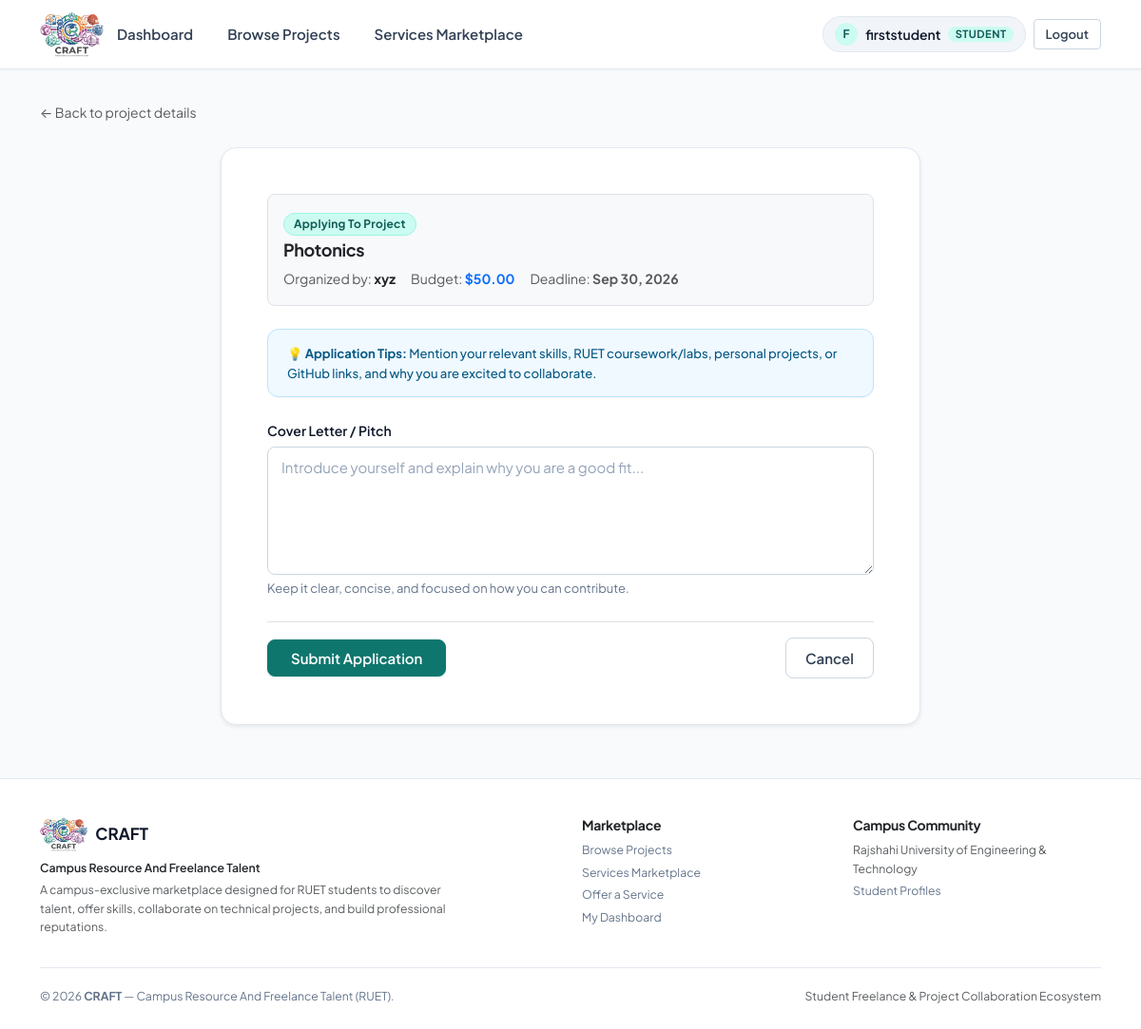
Screenshot of /applications/project/2/apply/ (signed in) with the database file from the repository.
### accounts/models.py (models this page shows, shortened)
class User(AbstractUser):
    class Role(models.TextChoices):
        STUDENT = 'student', 'Student'
        CLIENT = 'client', 'Client'
        ADMIN = 'admin', 'Admin'
    role = models.CharField(max_length=10, choices=Role.choices, default=Role.STUDENT)
    skills = models.CharField(max_length=255, blank=True, help_text="Comma separated skills")
    bio = models.TextField(blank=True)
    company_name = models.CharField(max_length=150, blank=True)
    @property
    def is_student(self):
        return self.role == self.Role.STUDENT
    @property
    def is_client(self):
        return self.role == self.Role.CLIENT
    @property
    def is_admin_role(self):
        return self.role == self.Role.ADMIN or self.is_superuser

### projects/models.py (models this page shows, shortened)
class Project(models.Model):
    class Status(models.TextChoices):
        OPEN = 'open', 'Open'
        CLOSED = 'closed', 'Closed'
    client = models.ForeignKey(
        settings.AUTH_USER_MODEL, on_delete=models.CASCADE,
        related_name='projects', limit_choices_to={'role': 'client'}
    )
    title = models.CharField(max_length=200)
    description = models.TextField()
    category = models.CharField(max_length=100, blank=True)
    budget = models.DecimalField(max_digits=10, decimal_places=2, help_text="Budget in USD")
    deadline = models.DateField(null=True, blank=True)
    status = models.CharField(max_length=10, choices=Status.choices, default=Status.OPEN)
    created_at = models.DateTimeField(auto_now_add=True)
    updated_at = models.DateTimeField(auto_now=True)
    class Meta:
        ordering = ['-created_at']

### applications/views.py (the view)
# urls.py: path('project/<int:pk>/apply/', views.apply_to_project, name='project_apply'),
@login_required
def apply_to_project(request, pk):
    project = get_object_or_404(Project, pk=pk)
    if not student_required(request.user):
        raise PermissionDenied("Only students can apply to projects.")
    if project.status != Project.Status.OPEN:
        messages.error(request, "This project is no longer accepting applications.")
        return redirect('projects:project_detail', pk=project.pk)
    if Application.objects.filter(project=project, student=request.user).exists():
        messages.info(request, "You have already applied to this project.")
        return redirect('projects:project_detail', pk=project.pk)
    if request.method == 'POST':
        form = ApplicationForm(request.POST)
        if form.is_valid():
            application = form.save(commit=False)
            application.project = project
            application.student = request.user
            application.save()
            messages.success(request, "Application submitted!")
            return redirect('projects:project_detail', pk=project.pk)
    else:
        form = ApplicationForm()
    return render(request, 'applications/application_form.html', {'form': form, 'project': project})

### applications/forms.py
class ApplicationForm(forms.ModelForm):
    class Meta:
        model = Application
        fields = ('cover_letter',)
        widgets = {
            'cover_letter': forms.Textarea(attrs={'rows': 5, 'placeholder': 'Introduce yourself and explain why you are a good fit...'}),
        }
    def __init__(self, *args, **kwargs):
        super().__init__(*args, **kwargs)
        for field in self.fields.values():
            field.widget.attrs.setdefault('class', 'form-control')

### applications/views.py (called while the page is built)
def student_required(user):
    return user.is_authenticated and (user.is_student or user.is_admin_role)

### templates/applications/application_form.html (shortened to what this page needs)
{% extends 'base.html' %}
{% block content %}
<div class="mb-3">
    <a href="{% url 'projects:project_detail' project.pk %}" class="text-muted small text-decoration-none d-inline-flex align-items-center gap-1">
        &larr; Back to project details
    </a>
</div>
<div class="row justify-content-center py-2">
    <div class="col-12 col-md-9 col-lg-8">
        <div class="card p-4 p-md-5 shadow-sm">
            <div class="p-3 bg-light rounded-3 border mb-4">
                <span class="badge bg-primary mb-1">Applying to Project</span>
                <h4 class="fw-bold text-dark mb-1">{{ project.title }}</h4>
                <div class="d-flex flex-wrap gap-3 text-muted small mt-2">
                    <span>Organized by: <strong class="text-dark">{{ project.client.company_name|default:project.client.username }}</strong></span>
                    <span>Budget: <strong class="text-primary">${{ project.budget }}</strong></span>
                    {% if project.deadline %}
                        <span>Deadline: <strong>{{ project.deadline|date:"M d, Y" }}</strong></span>
                    {% endif %}
                </div>
            </div>
            <div class="alert alert-info mb-4" role="alert">
                <div class="small">
                    <strong>💡 Application Tips:</strong> Mention your relevant skills, RUET coursework/labs, personal projects, or GitHub links, and why you are excited to collaborate.
                </div>
            </div>
            <form method="post" novalidate>
                <div class="mb-4">
                    <label class="form-label" for="{{ form.cover_letter.id_for_label }}">Cover Letter / Pitch</label>
                    {{ form.cover_letter }}
                    <div class="form-text">Keep it clear, concise, and focused on how you can contribute.</div>
                </div>
                <div class="d-flex align-items-center justify-content-between pt-3 border-top">
                    <button type="submit" class="btn btn-primary py-2 px-4">
                        Submit Application
                    </button>
                    <a href="{% url 'projects:project_detail' project.pk %}" class="btn btn-outline-secondary">
                        Cancel
                    </a>
                </div>
            </form>
        </div>
    </div>
</div>
{% endblock %}

### templates/base.html (shortened to what this page needs)
{% load static %}
<!DOCTYPE html>
<html lang="en">
<head>
    <link href="{% static 'vendor/css/bootstrap.min.css' %}" rel="stylesheet">
    <link href="{% static 'css/base.css' %}" rel="stylesheet">
    <link href="{% static 'css/components.css' %}" rel="stylesheet">
</head>
<body>
<header class="cw-navbar">
    <div class="container">
        <a class="cw-brand" href="{% url 'home' %}" title="CRAFT — Campus Resource And Freelance Talent" aria-label="CRAFT — Campus Resource And Freelance Talent">
            <img src="{% static 'images/craft-logo.png' %}" alt="CRAFT — Campus Resource And Freelance Talent" class="cw-navbar-logo">
        </a>
        <div class="collapse navbar-collapse d-lg-flex justify-content-between" id="cwNavCollapse">
            <ul class="cw-nav-links my-2 my-lg-0">
                {% if user.is_authenticated %}
                    <li>
                        <a class="cw-nav-link" href="{% url 'accounts:dashboard' %}">Dashboard</a>
                    </li>
                    <li>
                        <a class="cw-nav-link" href="{% url 'projects:project_list' %}">Browse Projects</a>
                    </li>
                    <li>
                        <a class="cw-nav-link" href="{% url 'services:service_list' %}">Services Marketplace</a>
                    </li>
                {% endif %}
            </ul>
            <div class="d-flex align-items-center gap-2 mt-2 mt-lg-0">
                {% if user.is_authenticated %}
                    <a href="{% url 'accounts:profile' %}" class="cw-user-badge" title="View & Edit Profile">
                        <span class="cw-user-avatar">{{ user.username|make_list|first|upper }}</span>
                        <span>{{ user.username }}</span>
                        <span class="cw-role-pill cw-role-{{ user.role }}">{{ user.role }}</span>
                    </a>
                    <form method="post" action="{% url 'accounts:logout' %}" class="d-inline" data-no-disable="true">
                        <button type="submit" class="btn btn-sm btn-outline-secondary" title="Sign out of your account">Logout</button>
                    </form>
                {% else %}
                    <a href="{% url 'accounts:login' %}" class="btn btn-sm btn-outline-secondary">Sign In</a>
                    <a href="{% url 'accounts:register' %}" class="btn btn-sm btn-primary">Get Started</a>
                {% endif %}
            </div>
        </div>
    </div>
</header>
<main class="cw-main-content">
    <div class="container">
        {% block content %}{% endblock %}
    </div>
</main>
<footer class="cw-footer">
    <div class="container">
        <div class="row gy-4">
            <div class="col-md-6">
                <div class="d-flex align-items-center gap-2 mb-2">
                    <img src="{% static 'images/craft-logo.png' %}" alt="CRAFT Logo" class="cw-footer-logo">
                    <span class="cw-footer-brand mb-0">CRAFT</span>
                </div>
                <div class="fw-semibold text-dark small mb-1">Campus Resource And Freelance Talent</div>
                <p class="text-muted small mb-0" style="max-width: 440px;">
                    A campus-exclusive marketplace designed for RUET students to discover talent, offer skills, collaborate on technical projects, and build professional reputations.
                </p>
            </div>
            <div class="col-md-3 col-6">
                <h6 class="fw-bold text-dark mb-2">Marketplace</h6>
                <ul class="list-unstyled small mb-0">
                    <li class="mb-1"><a href="{% url 'projects:project_list' %}">Browse Projects</a></li>
                    <li class="mb-1"><a href="{% url 'services:service_list' %}">Services Marketplace</a></li>
                    {% if user.is_authenticated %}
                        <li class="mb-1"><a href="{% url 'services:service_create' %}">Offer a Service</a></li>
                    {% endif %}
                    <li><a href="{% url 'accounts:dashboard' %}">My Dashboard</a></li>
                </ul>
            </div>
            <div class="col-md-3 col-6">
                <h6 class="fw-bold text-dark mb-2">Campus Community</h6>
                <ul class="list-unstyled small mb-0">
                    <li class="mb-1"><span class="text-muted">Rajshahi University of Engineering & Technology</span></li>
                    <li class="mb-1"><a href="{% url 'accounts:profile' %}">Student Profiles</a></li>
                </ul>
            </div>
        </div>
        <div class="cw-footer-bottom small">
            <div>&copy; {% now "Y" %} <strong>CRAFT</strong> &mdash; Campus Resource And Freelance Talent (RUET).</div>
            <div class="text-muted">Student Freelance & Project Collaboration Ecosystem</div>
        </div>
    </div>
</footer>
</body>
</html>

### static/css/components.css (style rules this page uses)
.btn, .cw-btn { display: inline-flex; align-items: center; justify-content: center; gap: 0.5rem; font-family: var(--cw-font-sans); font-size: 0.9375rem; font-weight: 600; line-height: 1.4; padding: 0.625rem 1.25rem; border-radius: var(--cw-radius-sm); border: 1px solid transparent; cursor: pointer; text-decoration: none; transition: all var(--cw-transition-fast); white-space: nowrap; }
.btn-primary, .cw-btn-primary { background-color: var(--cw-primary-700); color: #ffffff; border-color: var(--cw-primary-700); box-shadow: 0 1px 2px rgba(15, 118, 110, 0.2); }
.btn-outline-secondary, .cw-btn-outline-secondary { background-color: transparent; color: var(--cw-text-body); border-color: var(--cw-border-medium); }
.btn-sm, .cw-btn-sm { padding: 0.375rem 0.75rem; font-size: 0.8125rem; border-radius: var(--cw-radius-xs); }
.card, .cw-card { background-color: var(--cw-bg-surface); border: 1px solid var(--cw-border-subtle); border-radius: var(--cw-radius-lg); box-shadow: var(--cw-shadow-sm); transition: transform var(--cw-transition-normal), box-shadow var(--cw-transition-normal), border-color var(--cw-transition-normal); position: relative; overflow: hidden; }
.form-label, .cw-form-label { display: block; font-weight: 600; font-size: 0.875rem; color: var(--cw-text-main); margin-bottom: 0.375rem; }
.form-control, .form-select, .cw-input { width: 100%; font-family: var(--cw-font-sans); font-size: 0.9375rem; line-height: 1.5; padding: 0.625rem 0.875rem; color: var(--cw-text-main); background-color: #ffffff; border: 1.5px solid var(--cw-border-medium); border-radius: var(--cw-radius-sm); transition: border-color var(--cw-transition-fast), box-shadow var(--cw-transition-fast); }
.form-control::placeholder { color: var(--cw-text-subtle); }
.form-text, .cw-form-hint { font-size: 0.8125rem; color: var(--cw-text-muted); margin-top: 0.25rem; }
.badge, .cw-badge { display: inline-flex; align-items: center; gap: 0.25rem; padding: 0.25rem 0.625rem; font-size: 0.75rem; font-weight: 700; border-radius: var(--cw-radius-full); line-height: 1.2; text-transform: capitalize; letter-spacing: 0.02em; }
.badge.bg-primary, .cw-badge-primary { background-color: var(--cw-primary-100) !important; color: var(--cw-primary-800) !important; border: 1px solid var(--cw-primary-200); }
.alert, .cw-alert { display: flex; align-items: flex-start; gap: 0.75rem; padding: 0.875rem 1.25rem; border-radius: var(--cw-radius-md); border: 1px solid transparent; font-size: 0.9375rem; font-weight: 500; margin-bottom: 1.25rem; box-shadow: var(--cw-shadow-xs); animation: fadeIn 200ms ease-in-out; }
.alert-info, .cw-alert-info { background-color: var(--cw-info-bg); color: #075985; border-color: var(--cw-info-border); }

### rows the page displays
User: username|make_list "F", username "firststudent", role "STUDENT"
Project: title "Photonics", client.company_name "xyz", budget "50.00", deadline "Sep 30, 2026"
